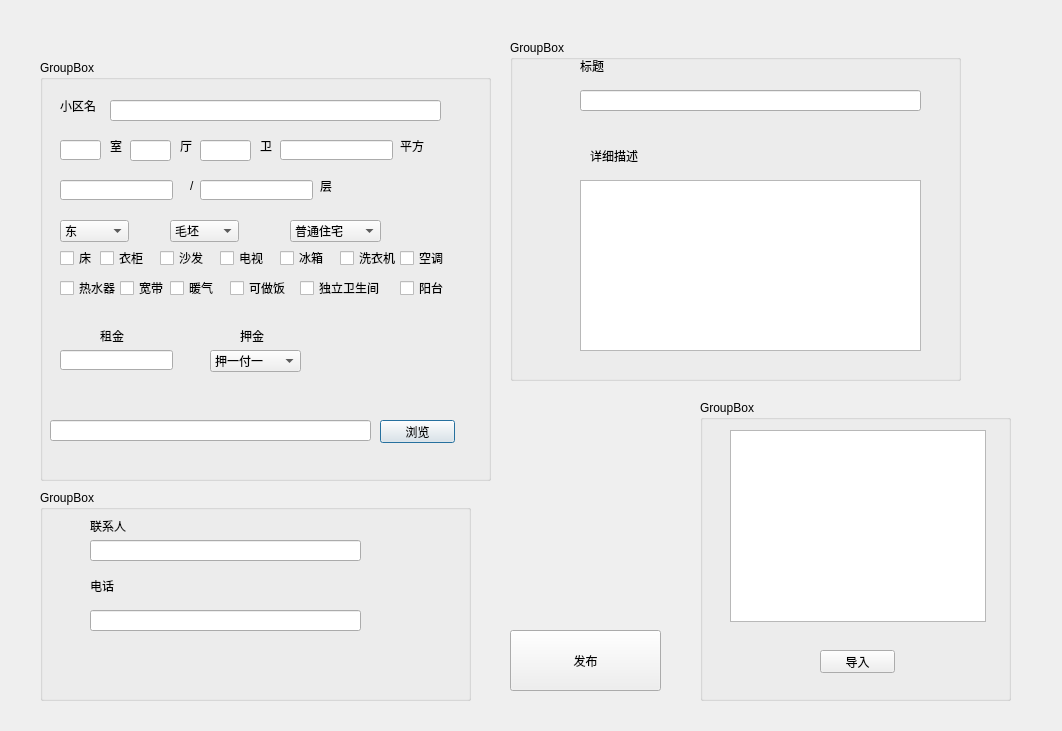
<?xml version="1.0" encoding="UTF-8"?>
<ui version="4.0">
 <class>Dialog</class>
 <widget class="QDialog" name="Dialog">
  <property name="geometry">
   <rect>
    <x>0</x>
    <y>0</y>
    <width>1062</width>
    <height>731</height>
   </rect>
  </property>
  <property name="windowTitle">
   <string>Dialog</string>
  </property>
  <widget class="QGroupBox" name="groupBox">
   <property name="geometry">
    <rect>
     <x>40</x>
     <y>60</y>
     <width>451</width>
     <height>421</height>
    </rect>
   </property>
   <property name="title">
    <string>GroupBox</string>
   </property>
   <widget class="QComboBox" name="fangxing">
    <property name="geometry">
     <rect>
      <x>250</x>
      <y>160</y>
      <width>91</width>
      <height>22</height>
     </rect>
    </property>
    <item>
     <property name="text">
      <string>普通住宅</string>
     </property>
    </item>
    <item>
     <property name="text">
      <string>商住两用</string>
     </property>
    </item>
    <item>
     <property name="text">
      <string>公寓</string>
     </property>
    </item>
    <item>
     <property name="text">
      <string>平房</string>
     </property>
    </item>
    <item>
     <property name="text">
      <string>别墅</string>
     </property>
    </item>
   </widget>
   <widget class="QLineEdit" name="huxingting">
    <property name="geometry">
     <rect>
      <x>90</x>
      <y>80</y>
      <width>41</width>
      <height>21</height>
     </rect>
    </property>
   </widget>
   <widget class="QLineEdit" name="area">
    <property name="geometry">
     <rect>
      <x>240</x>
      <y>80</y>
      <width>113</width>
      <height>20</height>
     </rect>
    </property>
   </widget>
   <widget class="QLineEdit" name="ceng">
    <property name="geometry">
     <rect>
      <x>20</x>
      <y>120</y>
      <width>113</width>
      <height>20</height>
     </rect>
    </property>
   </widget>
   <widget class="QLineEdit" name="xiaoqu">
    <property name="geometry">
     <rect>
      <x>70</x>
      <y>40</y>
      <width>331</width>
      <height>21</height>
     </rect>
    </property>
   </widget>
   <widget class="QLineEdit" name="huxingshi">
    <property name="geometry">
     <rect>
      <x>20</x>
      <y>80</y>
      <width>41</width>
      <height>20</height>
     </rect>
    </property>
   </widget>
   <widget class="QLineEdit" name="huxingwei">
    <property name="geometry">
     <rect>
      <x>160</x>
      <y>80</y>
      <width>51</width>
      <height>21</height>
     </rect>
    </property>
   </widget>
   <widget class="QLineEdit" name="zujin">
    <property name="geometry">
     <rect>
      <x>20</x>
      <y>290</y>
      <width>113</width>
      <height>20</height>
     </rect>
    </property>
   </widget>
   <widget class="QComboBox" name="zhuangxiu">
    <property name="geometry">
     <rect>
      <x>130</x>
      <y>160</y>
      <width>69</width>
      <height>22</height>
     </rect>
    </property>
    <item>
     <property name="text">
      <string>毛坯</string>
     </property>
    </item>
    <item>
     <property name="text">
      <string>简单装修</string>
     </property>
    </item>
    <item>
     <property name="text">
      <string>中等装修</string>
     </property>
    </item>
    <item>
     <property name="text">
      <string>精装修</string>
     </property>
    </item>
    <item>
     <property name="text">
      <string>豪华装修</string>
     </property>
    </item>
   </widget>
   <widget class="QComboBox" name="fangxiang">
    <property name="geometry">
     <rect>
      <x>20</x>
      <y>160</y>
      <width>69</width>
      <height>22</height>
     </rect>
    </property>
    <item>
     <property name="text">
      <string>东</string>
     </property>
    </item>
    <item>
     <property name="text">
      <string>南</string>
     </property>
    </item>
    <item>
     <property name="text">
      <string>西</string>
     </property>
    </item>
    <item>
     <property name="text">
      <string>北</string>
     </property>
    </item>
    <item>
     <property name="text">
      <string>南北</string>
     </property>
    </item>
    <item>
     <property name="text">
      <string>东西</string>
     </property>
    </item>
    <item>
     <property name="text">
      <string>东南</string>
     </property>
    </item>
    <item>
     <property name="text">
      <string>西南</string>
     </property>
    </item>
    <item>
     <property name="text">
      <string>东北</string>
     </property>
    </item>
    <item>
     <property name="text">
      <string>西北</string>
     </property>
    </item>
   </widget>
   <widget class="QComboBox" name="yajin">
    <property name="geometry">
     <rect>
      <x>170</x>
      <y>290</y>
      <width>91</width>
      <height>22</height>
     </rect>
    </property>
    <item>
     <property name="text">
      <string>押一付一</string>
     </property>
    </item>
    <item>
     <property name="text">
      <string>押一付二</string>
     </property>
    </item>
   </widget>
   <widget class="QLineEdit" name="zongceng">
    <property name="geometry">
     <rect>
      <x>160</x>
      <y>120</y>
      <width>113</width>
      <height>20</height>
     </rect>
    </property>
   </widget>
   <widget class="QCheckBox" name="checkBox_1">
    <property name="geometry">
     <rect>
      <x>20</x>
      <y>190</y>
      <width>41</width>
      <height>16</height>
     </rect>
    </property>
    <property name="text">
     <string>床</string>
    </property>
   </widget>
   <widget class="QCheckBox" name="checkBox_2">
    <property name="geometry">
     <rect>
      <x>60</x>
      <y>190</y>
      <width>61</width>
      <height>16</height>
     </rect>
    </property>
    <property name="text">
     <string>衣柜</string>
    </property>
   </widget>
   <widget class="QCheckBox" name="checkBox_3">
    <property name="geometry">
     <rect>
      <x>120</x>
      <y>190</y>
      <width>61</width>
      <height>16</height>
     </rect>
    </property>
    <property name="text">
     <string>沙发</string>
    </property>
   </widget>
   <widget class="QCheckBox" name="checkBox_4">
    <property name="geometry">
     <rect>
      <x>180</x>
      <y>190</y>
      <width>61</width>
      <height>16</height>
     </rect>
    </property>
    <property name="text">
     <string>电视</string>
    </property>
   </widget>
   <widget class="QCheckBox" name="checkBox_5">
    <property name="geometry">
     <rect>
      <x>240</x>
      <y>190</y>
      <width>61</width>
      <height>16</height>
     </rect>
    </property>
    <property name="text">
     <string>冰箱</string>
    </property>
   </widget>
   <widget class="QCheckBox" name="checkBox_6">
    <property name="geometry">
     <rect>
      <x>300</x>
      <y>190</y>
      <width>61</width>
      <height>16</height>
     </rect>
    </property>
    <property name="text">
     <string>洗衣机</string>
    </property>
   </widget>
   <widget class="QCheckBox" name="checkBox_7">
    <property name="geometry">
     <rect>
      <x>360</x>
      <y>190</y>
      <width>61</width>
      <height>16</height>
     </rect>
    </property>
    <property name="text">
     <string>空调</string>
    </property>
   </widget>
   <widget class="QCheckBox" name="checkBox_12">
    <property name="geometry">
     <rect>
      <x>260</x>
      <y>220</y>
      <width>81</width>
      <height>16</height>
     </rect>
    </property>
    <property name="text">
     <string>独立卫生间</string>
    </property>
   </widget>
   <widget class="QCheckBox" name="checkBox_11">
    <property name="geometry">
     <rect>
      <x>190</x>
      <y>220</y>
      <width>61</width>
      <height>16</height>
     </rect>
    </property>
    <property name="text">
     <string>可做饭</string>
    </property>
   </widget>
   <widget class="QCheckBox" name="checkBox_13">
    <property name="geometry">
     <rect>
      <x>360</x>
      <y>220</y>
      <width>61</width>
      <height>16</height>
     </rect>
    </property>
    <property name="text">
     <string>阳台</string>
    </property>
   </widget>
   <widget class="QCheckBox" name="checkBox_9">
    <property name="geometry">
     <rect>
      <x>80</x>
      <y>220</y>
      <width>61</width>
      <height>16</height>
     </rect>
    </property>
    <property name="text">
     <string>宽带</string>
    </property>
   </widget>
   <widget class="QCheckBox" name="checkBox_8">
    <property name="geometry">
     <rect>
      <x>20</x>
      <y>220</y>
      <width>61</width>
      <height>16</height>
     </rect>
    </property>
    <property name="text">
     <string>热水器</string>
    </property>
   </widget>
   <widget class="QCheckBox" name="checkBox_10">
    <property name="geometry">
     <rect>
      <x>130</x>
      <y>220</y>
      <width>61</width>
      <height>16</height>
     </rect>
    </property>
    <property name="text">
     <string>暖气</string>
    </property>
   </widget>
   <widget class="QLineEdit" name="image_path">
    <property name="geometry">
     <rect>
      <x>10</x>
      <y>360</y>
      <width>321</width>
      <height>21</height>
     </rect>
    </property>
   </widget>
   <widget class="QPushButton" name="file">
    <property name="geometry">
     <rect>
      <x>340</x>
      <y>360</y>
      <width>75</width>
      <height>23</height>
     </rect>
    </property>
    <property name="text">
     <string>浏览</string>
    </property>
   </widget>
   <widget class="QLabel" name="label">
    <property name="geometry">
     <rect>
      <x>20</x>
      <y>40</y>
      <width>54</width>
      <height>12</height>
     </rect>
    </property>
    <property name="text">
     <string>小区名</string>
    </property>
   </widget>
   <widget class="QLabel" name="label_2">
    <property name="geometry">
     <rect>
      <x>70</x>
      <y>80</y>
      <width>54</width>
      <height>12</height>
     </rect>
    </property>
    <property name="text">
     <string>室</string>
    </property>
   </widget>
   <widget class="QLabel" name="label_3">
    <property name="geometry">
     <rect>
      <x>140</x>
      <y>80</y>
      <width>54</width>
      <height>12</height>
     </rect>
    </property>
    <property name="text">
     <string>厅</string>
    </property>
   </widget>
   <widget class="QLabel" name="label_4">
    <property name="geometry">
     <rect>
      <x>220</x>
      <y>80</y>
      <width>54</width>
      <height>12</height>
     </rect>
    </property>
    <property name="text">
     <string>卫</string>
    </property>
   </widget>
   <widget class="QLabel" name="label_5">
    <property name="geometry">
     <rect>
      <x>360</x>
      <y>80</y>
      <width>54</width>
      <height>12</height>
     </rect>
    </property>
    <property name="text">
     <string>平方</string>
    </property>
   </widget>
   <widget class="QLabel" name="label_6">
    <property name="geometry">
     <rect>
      <x>60</x>
      <y>270</y>
      <width>54</width>
      <height>12</height>
     </rect>
    </property>
    <property name="text">
     <string>租金</string>
    </property>
   </widget>
   <widget class="QLabel" name="label_7">
    <property name="geometry">
     <rect>
      <x>200</x>
      <y>270</y>
      <width>54</width>
      <height>12</height>
     </rect>
    </property>
    <property name="text">
     <string>押金</string>
    </property>
   </widget>
   <widget class="QLabel" name="label_8">
    <property name="geometry">
     <rect>
      <x>280</x>
      <y>120</y>
      <width>54</width>
      <height>12</height>
     </rect>
    </property>
    <property name="text">
     <string>层</string>
    </property>
   </widget>
   <widget class="QLabel" name="label_9">
    <property name="geometry">
     <rect>
      <x>150</x>
      <y>120</y>
      <width>54</width>
      <height>12</height>
     </rect>
    </property>
    <property name="text">
     <string>/</string>
    </property>
   </widget>
  </widget>
  <widget class="QGroupBox" name="groupBox_2">
   <property name="geometry">
    <rect>
     <x>510</x>
     <y>40</y>
     <width>451</width>
     <height>341</height>
    </rect>
   </property>
   <property name="title">
    <string>GroupBox</string>
   </property>
   <widget class="QTextEdit" name="miaosu">
    <property name="geometry">
     <rect>
      <x>70</x>
      <y>140</y>
      <width>341</width>
      <height>171</height>
     </rect>
    </property>
   </widget>
   <widget class="QLineEdit" name="biaoti">
    <property name="geometry">
     <rect>
      <x>70</x>
      <y>50</y>
      <width>341</width>
      <height>21</height>
     </rect>
    </property>
   </widget>
   <widget class="QLabel" name="label_12">
    <property name="geometry">
     <rect>
      <x>70</x>
      <y>20</y>
      <width>54</width>
      <height>12</height>
     </rect>
    </property>
    <property name="text">
     <string>标题</string>
    </property>
   </widget>
   <widget class="QLabel" name="label_13">
    <property name="geometry">
     <rect>
      <x>80</x>
      <y>110</y>
      <width>54</width>
      <height>12</height>
     </rect>
    </property>
    <property name="text">
     <string>详细描述</string>
    </property>
   </widget>
  </widget>
  <widget class="QGroupBox" name="groupBox_3">
   <property name="geometry">
    <rect>
     <x>40</x>
     <y>490</y>
     <width>431</width>
     <height>211</height>
    </rect>
   </property>
   <property name="title">
    <string>GroupBox</string>
   </property>
   <widget class="QLineEdit" name="lianxiren">
    <property name="geometry">
     <rect>
      <x>50</x>
      <y>50</y>
      <width>271</width>
      <height>21</height>
     </rect>
    </property>
   </widget>
   <widget class="QLineEdit" name="phone">
    <property name="geometry">
     <rect>
      <x>50</x>
      <y>120</y>
      <width>271</width>
      <height>21</height>
     </rect>
    </property>
   </widget>
   <widget class="QLabel" name="label_10">
    <property name="geometry">
     <rect>
      <x>50</x>
      <y>30</y>
      <width>54</width>
      <height>12</height>
     </rect>
    </property>
    <property name="text">
     <string>联系人</string>
    </property>
   </widget>
   <widget class="QLabel" name="label_11">
    <property name="geometry">
     <rect>
      <x>50</x>
      <y>90</y>
      <width>54</width>
      <height>12</height>
     </rect>
    </property>
    <property name="text">
     <string>电话</string>
    </property>
   </widget>
  </widget>
  <widget class="QGroupBox" name="groupBox_4">
   <property name="geometry">
    <rect>
     <x>700</x>
     <y>400</y>
     <width>311</width>
     <height>301</height>
    </rect>
   </property>
   <property name="title">
    <string>GroupBox</string>
   </property>
   <widget class="QTextBrowser" name="accounts">
    <property name="geometry">
     <rect>
      <x>30</x>
      <y>30</y>
      <width>256</width>
      <height>192</height>
     </rect>
    </property>
   </widget>
   <widget class="QPushButton" name="load">
    <property name="geometry">
     <rect>
      <x>120</x>
      <y>250</y>
      <width>75</width>
      <height>23</height>
     </rect>
    </property>
    <property name="text">
     <string>导入</string>
    </property>
   </widget>
  </widget>
  <widget class="QPushButton" name="submit">
   <property name="geometry">
    <rect>
     <x>510</x>
     <y>630</y>
     <width>151</width>
     <height>61</height>
    </rect>
   </property>
   <property name="text">
    <string>发布</string>
   </property>
  </widget>
 </widget>
 <resources/>
 <connections/>
</ui>
